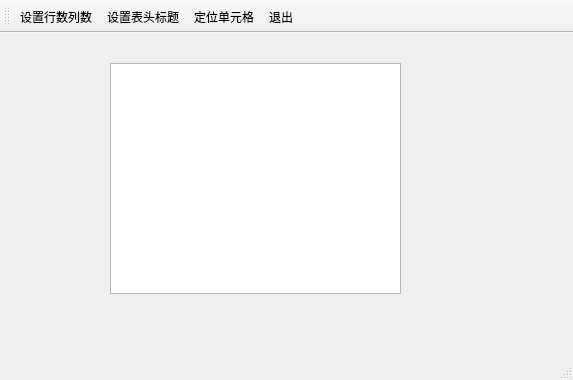
<?xml version="1.0" encoding="UTF-8"?>
<ui version="4.0">
 <class>MainWindow</class>
 <widget class="QMainWindow" name="MainWindow">
  <property name="geometry">
   <rect>
    <x>0</x>
    <y>0</y>
    <width>573</width>
    <height>380</height>
   </rect>
  </property>
  <property name="windowTitle">
   <string>MainWindow</string>
  </property>
  <widget class="QWidget" name="centralwidget">
   <widget class="QTableView" name="tableView">
    <property name="geometry">
     <rect>
      <x>110</x>
      <y>30</y>
      <width>291</width>
      <height>231</height>
     </rect>
    </property>
   </widget>
  </widget>
  <widget class="QMenuBar" name="menubar">
   <property name="geometry">
    <rect>
     <x>0</x>
     <y>0</y>
     <width>573</width>
     <height>18</height>
    </rect>
   </property>
  </widget>
  <widget class="QStatusBar" name="statusbar"/>
  <widget class="QToolBar" name="toolBar">
   <property name="windowTitle">
    <string>toolBar</string>
   </property>
   <property name="toolButtonStyle">
    <enum>Qt::ToolButtonStyle::ToolButtonTextUnderIcon</enum>
   </property>
   <attribute name="toolBarArea">
    <enum>TopToolBarArea</enum>
   </attribute>
   <attribute name="toolBarBreak">
    <bool>false</bool>
   </attribute>
   <addaction name="actTab_SetSize"/>
   <addaction name="actTab_SetHeader"/>
   <addaction name="actTab_Locate"/>
   <addaction name="actFile_Quit"/>
  </widget>
  <action name="actTab_SetSize">
   <property name="icon">
    <iconset resource="res.qrc">
     <normaloff>:/images/images/230.bmp</normaloff>:/images/images/230.bmp</iconset>
   </property>
   <property name="text">
    <string>设置行数列数</string>
   </property>
   <property name="toolTip">
    <string>设置表格行数列数</string>
   </property>
  </action>
  <action name="actTab_SetHeader">
   <property name="icon">
    <iconset resource="res.qrc">
     <normaloff>:/images/images/516.bmp</normaloff>:/images/images/516.bmp</iconset>
   </property>
   <property name="text">
    <string>设置表头标题</string>
   </property>
   <property name="toolTip">
    <string>设置表头标题</string>
   </property>
  </action>
  <action name="actFile_Quit">
   <property name="icon">
    <iconset resource="res.qrc">
     <normaloff>:/images/images/132.bmp</normaloff>:/images/images/132.bmp</iconset>
   </property>
   <property name="text">
    <string>退出</string>
   </property>
   <property name="toolTip">
    <string>退出本软件</string>
   </property>
  </action>
  <action name="actTab_Locate">
   <property name="icon">
    <iconset resource="res.qrc">
     <normaloff>:/images/images/304.bmp</normaloff>:/images/images/304.bmp</iconset>
   </property>
   <property name="text">
    <string>定位单元格</string>
   </property>
   <property name="toolTip">
    <string>定位到某个单元格</string>
   </property>
  </action>
 </widget>
 <resources>
  <include location="res.qrc"/>
 </resources>
 <connections>
  <connection>
   <sender>actFile_Quit</sender>
   <signal>triggered()</signal>
   <receiver>MainWindow</receiver>
   <slot>close()</slot>
   <hints>
    <hint type="sourcelabel">
     <x>-1</x>
     <y>-1</y>
    </hint>
    <hint type="destinationlabel">
     <x>286</x>
     <y>189</y>
    </hint>
   </hints>
  </connection>
 </connections>
</ui>
